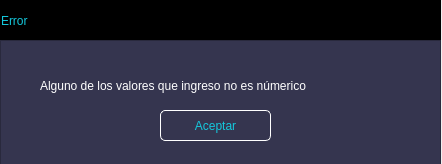
<?xml version="1.0" encoding="UTF-8"?>
<ui version="4.0">
 <class>MainWindow</class>
 <widget class="QMainWindow" name="MainWindow">
  <property name="geometry">
   <rect>
    <x>0</x>
    <y>0</y>
    <width>442</width>
    <height>164</height>
   </rect>
  </property>
  <property name="windowTitle">
   <string>MainWindow</string>
  </property>
  <widget class="QWidget" name="centralwidget">
   <widget class="QFrame" name="frame_superior">
    <property name="geometry">
     <rect>
      <x>0</x>
      <y>0</y>
      <width>441</width>
      <height>41</height>
     </rect>
    </property>
    <property name="styleSheet">
     <string notr="true">QFrame{
background-color:rgb(0, 0, 0);
}

QPushButton{
background-color: #000000ff;
border-radius:20px;
}

QPushButton:hover{
background-color:rgb(53, 53, 79);
border-radius:20px;
}</string>
    </property>
    <property name="frameShape">
     <enum>QFrame::StyledPanel</enum>
    </property>
    <property name="frameShadow">
     <enum>QFrame::Raised</enum>
    </property>
    <layout class="QHBoxLayout" name="horizontalLayout">
     <property name="spacing">
      <number>0</number>
     </property>
     <property name="leftMargin">
      <number>0</number>
     </property>
     <property name="topMargin">
      <number>0</number>
     </property>
     <property name="rightMargin">
      <number>0</number>
     </property>
     <property name="bottomMargin">
      <number>0</number>
     </property>
     <item>
      <widget class="QLabel" name="label">
       <property name="styleSheet">
        <string notr="true">font:87 12pt&quot;Arial Black&quot;;
color:rgb(20,200,220);</string>
       </property>
       <property name="text">
        <string>Error</string>
       </property>
      </widget>
     </item>
     <item>
      <spacer name="horizontalSpacer">
       <property name="orientation">
        <enum>Qt::Horizontal</enum>
       </property>
       <property name="sizeHint" stdset="0">
        <size>
         <width>368</width>
         <height>20</height>
        </size>
       </property>
      </spacer>
     </item>
     <item>
      <widget class="QPushButton" name="bt_cerrar">
       <property name="minimumSize">
        <size>
         <width>40</width>
         <height>40</height>
        </size>
       </property>
       <property name="text">
        <string/>
       </property>
       <property name="icon">
        <iconset>
         <normaloff>Imágenes/cerrar2.png</normaloff>Imágenes/cerrar2.png</iconset>
       </property>
       <property name="iconSize">
        <size>
         <width>30</width>
         <height>30</height>
        </size>
       </property>
      </widget>
     </item>
    </layout>
   </widget>
   <widget class="QFrame" name="frame_3">
    <property name="geometry">
     <rect>
      <x>0</x>
      <y>40</y>
      <width>441</width>
      <height>151</height>
     </rect>
    </property>
    <property name="styleSheet">
     <string notr="true">QFrame{
background-color:rgb(53,53,79);
}

QPushButton{
font:87 12pt&quot;Arial Black&quot;;
background-color:#000000ff;
color:rgb(20,200,220);
border-radius:5px;
border:1px solid white;
}


QPushButton:hover{
background-color:black;
}</string>
    </property>
    <property name="frameShape">
     <enum>QFrame::StyledPanel</enum>
    </property>
    <property name="frameShadow">
     <enum>QFrame::Raised</enum>
    </property>
    <widget class="QPushButton" name="Aceptar">
     <property name="geometry">
      <rect>
       <x>160</x>
       <y>70</y>
       <width>111</width>
       <height>31</height>
      </rect>
     </property>
     <property name="text">
      <string>Aceptar</string>
     </property>
     <property name="checkable">
      <bool>false</bool>
     </property>
     <property name="autoRepeat">
      <bool>false</bool>
     </property>
    </widget>
    <widget class="QLabel" name="label_2">
     <property name="geometry">
      <rect>
       <x>40</x>
       <y>30</y>
       <width>371</width>
       <height>31</height>
      </rect>
     </property>
     <property name="styleSheet">
      <string notr="true">font:87 10pt&quot;Arial Black&quot;;
color:rgb(255,255,255);</string>
     </property>
     <property name="text">
      <string>Alguno de los valores que ingreso no es númerico</string>
     </property>
    </widget>
   </widget>
  </widget>
 </widget>
 <resources/>
 <connections/>
</ui>
